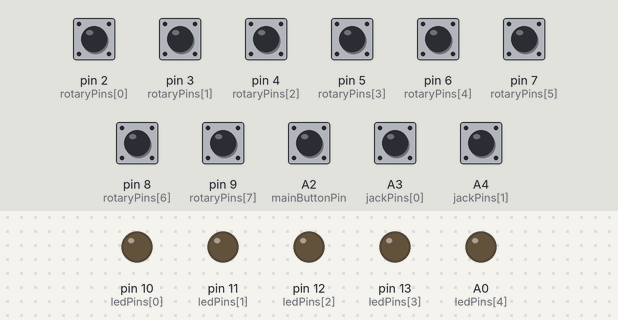
This sketch was run on a simulated Arduino Uno, built with avr-gcc and run on an emulated ATmega328P. Shown: output pins drawn as LEDs (lit = HIGH). Dashed ring = blinking. Inputs (shaded band) come from the test bench; at power-on: A2 (mainButtonPin), A3 (jackPins[0]), A4 (jackPins[1]), pin 2 (rotaryPins[0]), pin 3 (rotaryPins[1]), pin 4 (rotaryPins[2]), pin 5 (rotaryPins[3]), pin 6 (rotaryPins[4]), pin 7 (rotaryPins[5]), pin 8 (rotaryPins[6]), pin 9 (rotaryPins[7]) HIGH. Pins used as bus, display or sensor lines are not drawn.

Above: at 1.2 s.
1.3 s: A2 (mainButtonPin) pulled LOW for 0.15 s
At 3.5 s:
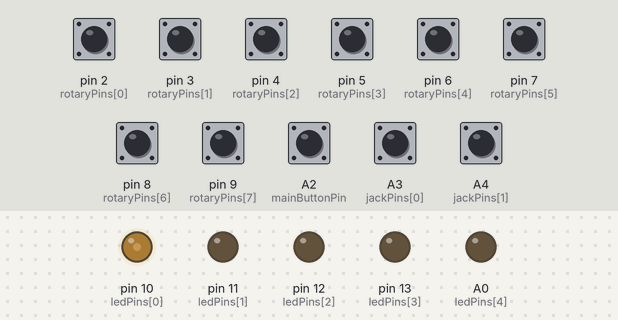
4.3 s: A3 (jackPins[0]) pulled LOW for 0.15 s
At 4.83 s:
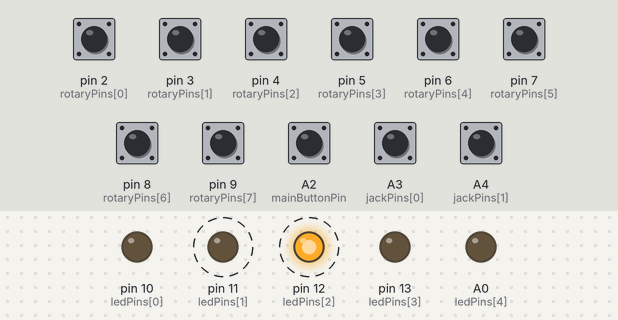
7.3 s: A4 (jackPins[1]) pulled LOW for 1 s
At 20.8 s:
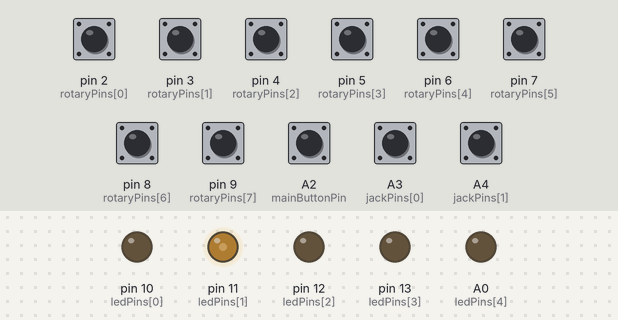
Timing chart, 0 to 21.7 s (numbered marks = the images above; inputs shaded):
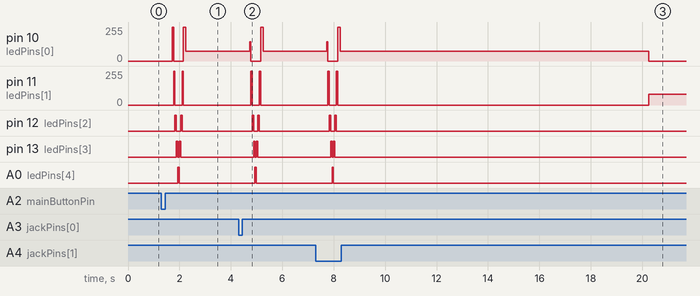

Measured:
- after the input at 1.3 s, pin 10 (ledPins[0]): 0/255 → 255/255 after 0.86 s, → 74/255 0.10 s later; pin 11 (ledPins[1]): alternates 255/255 for 0.06 s and 0/255 for 0.27 s, 4 changes in all, then stays 0/255, starting after 0.47 s
- after the input at 4.3 s, pin 10 (ledPins[0]): 74/255 → 0/255 after 0.43 s, → 255/255 0.43 s later, → 74/255 0.09 s later; pin 11 (ledPins[1]): alternates 255/255 for 0.05 s and 0/255 for 0.28 s, 4 changes in all, then stays 0/255, starting after 0.47 s
- after the input at 7.3 s, pin 12 (ledPins[2]): alternates HIGH for 0.06 s and LOW for 0.16 s, 4 changes in all, then stays LOW, starting after 0.53 s; pin 13 (ledPins[3]): alternates HIGH for 0.05 s and LOW for 0.06 s, 4 changes in all, then stays LOW, starting after 0.58 s; A0 (ledPins[4]): LOW → HIGH after 0.64 s, → LOW 0.06 s later

The sketch:

tabletop_turn_timer.ino
```cpp
/*
  Tabletop Game Timer

  Turn-based countdown timer configured with an 8-position rotary switch,
  remote player jacks, main button, passive piezo sounder (B0D7SC3ZFG),
  and a 5-LED display.
*/

// ==========================================
// PIN DEFINITIONS
// ==========================================
const uint8_t rotaryPins[] = {2, 3, 4, 5, 6, 7, 8, 9};
const uint8_t numRotaryPositions = sizeof(rotaryPins) / sizeof(rotaryPins[0]);

const uint8_t jackPins[] = {A3, A4};
const uint8_t numJacks = sizeof(jackPins) / sizeof(jackPins[0]);

const uint8_t mainButtonPin = A2;
const uint8_t buzzerPin = A1; // Passive Piezo Sounder (B0D7SC3ZFG)

// LED Pins: LED1 = D10 (PWM), LED2 = D11 (PWM), LED3 = D12, LED4 = D13, LED5 = A0
const uint8_t ledPins[] = {10, 11, 12, 13, A0};
const uint8_t numLeds = sizeof(ledPins) / sizeof(ledPins[0]);

// ==========================================
// CONFIGURATION & PRESETS
// ==========================================
// Durations for Positions 1 to 8: 1m, 2m, 3m, 5m, 10m, 15m, 15s, 30s
const uint32_t durationPresetsMs[] = {
  60000UL, 120000UL, 180000UL, 300000UL,
  600000UL, 900000UL, 15000UL, 30000UL
};

// Input debouncing & multi-tap detection
const uint32_t debounceDelayMs = 35;
const uint32_t doubleTapWindowMs = 380;

// Alarm sequence: 3 beeps driven at the piezo's resonant frequency (3.1 kHz)
const uint8_t maxAlarmBeeps = 3;
const uint32_t alarmBeepDurationMs = 200;
const uint16_t alarmResonantFreqHz = 3100;

// Turn-start sweep: 2 runs (LED1 -> LED5 -> LED1, 9 steps over ~0.5s)
const uint8_t startSweepPattern[] = {0, 1, 2, 3, 4, 3, 2, 1, 0};
const uint8_t numSweepSteps = sizeof(startSweepPattern);
const uint32_t sweepStepIntervalMs = 55; // 9 * 55ms = 495ms

// Turn-start tone: Warm ~450 Hz "boooop" (1111 µs half-period) over 120 ms
const uint32_t startToneDurationMs = 120;
const uint32_t toneToggleHalfPeriodUs = 1111;

// Sleep animation (center-out sweep + hardware PWM breathing)
const uint32_t sleepOutwardStepMs = 140;
const uint32_t pulseUpdateIntervalMs = 20;

// ==========================================
// STATE MACHINE & RUNTIME VARIABLES
// ==========================================
enum TimerState {
  STATE_IDLE,
  STATE_RUNNING,
  STATE_ALARM,
  STATE_START_ALERT,
  STATE_SLEEP_SWEEP,
  STATE_SLEEPING
};

TimerState currentState = STATE_IDLE;

// Timing counters
uint32_t totalDurationMs = 60000UL;
uint32_t timeRemainingMs = 60000UL;
uint32_t lastTimerUpdateMs = 0;

// Alarm tracking
uint32_t lastAlarmToggleMs = 0;
uint8_t alarmBeepCount = 0;
bool alarmBeepActive = false;

// Turn-start animation tracking
uint32_t startAlertBeginMs = 0;
uint32_t lastSweepStepMs = 0;
uint32_t lastToneToggleUs = 0;
uint8_t currentSweepIndex = 0;
bool tonePinState = false;

// Sleep sequence tracking
uint32_t lastSleepSweepMs = 0;
uint32_t lastPulseUpdateMs = 0;
uint8_t sleepSweepStep = 0;
int16_t pulseBrightness = 0;
int8_t pulseDirection = 4;

// Button debounce tracking
bool lastRawMainBtn = HIGH;
bool stableMainBtn = HIGH;
uint32_t lastMainDebounceMs = 0;

bool lastRawJack[numJacks] = {HIGH, HIGH};
bool stableJack[numJacks] = {HIGH, HIGH};
uint32_t lastJackDebounceMs[numJacks] = {0, 0};

uint8_t clickCount = 0;
uint32_t lastClickTimeMs = 0;

// ==========================================
// FUNCTION DECLARATIONS
// ==========================================
void handleInputs();
void updateTimer();
void updateStartAlert();
void updateSleepAnimation();
void updateRunningLeds();
void updateAlarm();
void setAllLeds(uint8_t state);
void resetPwmPins();
void silenceBuzzer();
uint32_t readSelectedDuration();
void triggerTurnStart();
void triggerSleepSequence();

// ==========================================
// SETUP & MAIN LOOP
// ==========================================
void setup() {
  for (uint8_t i = 0; i < numRotaryPositions; i++) {
    pinMode(rotaryPins[i], INPUT_PULLUP);
  }

  for (uint8_t i = 0; i < numJacks; i++) {
    pinMode(jackPins[i], INPUT_PULLUP);
  }

  pinMode(mainButtonPin, INPUT_PULLUP);
  pinMode(buzzerPin, OUTPUT);
  silenceBuzzer();

  for (uint8_t i = 0; i < numLeds; i++) {
    pinMode(ledPins[i], OUTPUT);
    digitalWrite(ledPins[i], LOW);
  }

  totalDurationMs = readSelectedDuration();
  timeRemainingMs = totalDurationMs;
}

void loop() {
  handleInputs();
  updateTimer();
  updateStartAlert();
  updateSleepAnimation();
  updateRunningLeds();
  updateAlarm();
}

// ==========================================
// HELPER UTILITIES
// ==========================================
void setAllLeds(uint8_t state) {
  for (uint8_t i = 0; i < numLeds; i++) {
    digitalWrite(ledPins[i], state);
  }
}

void resetPwmPins() {
  analogWrite(ledPins[0], 0);
  analogWrite(ledPins[1], 0);
}

void silenceBuzzer() {
  noTone(buzzerPin);
  digitalWrite(buzzerPin, LOW);
  tonePinState = false;
}

uint32_t readSelectedDuration() {
  for (uint8_t i = 0; i < numRotaryPositions; i++) {
    if (digitalRead(rotaryPins[i]) == LOW) {
      return durationPresetsMs[i];
    }
  }
  return durationPresetsMs[0];
}

// ==========================================
// STATE TRIGGERS
// ==========================================
void triggerTurnStart() {
  startAlertBeginMs = millis();
  lastSweepStepMs = startAlertBeginMs;
  lastToneToggleUs = micros();
  currentSweepIndex = 0;

  resetPwmPins();
  setAllLeds(LOW);
  digitalWrite(ledPins[startSweepPattern[0]], HIGH);

  currentState = STATE_START_ALERT;
}

void triggerSleepSequence() {
  silenceBuzzer();
  resetPwmPins();
  setAllLeds(LOW);

  sleepSweepStep = 0;
  lastSleepSweepMs = millis();
  currentState = STATE_SLEEP_SWEEP;
}

// ==========================================
// INPUT HANDLING & DEBOUNCE
// ==========================================
void handleInputs() {
  const uint32_t now = millis();
  bool pressDetected = false;

  // 1. Debounce Main Pushbutton
  bool rawMain = digitalRead(mainButtonPin);
  if (rawMain != lastRawMainBtn) {
    lastMainDebounceMs = now;
  }
  lastRawMainBtn = rawMain;

  if ((now - lastMainDebounceMs) > debounceDelayMs) {
    if (rawMain != stableMainBtn) {
      stableMainBtn = rawMain;
      if (stableMainBtn == LOW) {
        pressDetected = true;
      }
    }
  }

  // 2. Debounce External Player Jacks
  for (uint8_t i = 0; i < numJacks; i++) {
    bool rawJack = digitalRead(jackPins[i]);
    if (rawJack != lastRawJack[i]) {
      lastJackDebounceMs[i] = now;
    }
    lastRawJack[i] = rawJack;

    if ((now - lastJackDebounceMs[i]) > debounceDelayMs) {
      if (rawJack != stableJack[i]) {
        stableJack[i] = rawJack;
        if (stableJack[i] == LOW) {
          pressDetected = true;
        }
      }
    }
  }

  // 3. Multi-tap Resolution
  if (pressDetected) {
    clickCount++;
    lastClickTimeMs = now;

    if (clickCount >= 2) {
      clickCount = 0;
      triggerSleepSequence();
    }
  }

  if (clickCount == 1 && (now - lastClickTimeMs > doubleTapWindowMs)) {
    clickCount = 0;
    triggerTurnStart();
  }
}

// ==========================================
// ALERT, SLEEP, AND ALARM LOGIC
// ==========================================
void updateStartAlert() {
  if (currentState != STATE_START_ALERT) {
    return;
  }

  const uint32_t nowMs = millis();
  const uint32_t toneElapsedMs = nowMs - startAlertBeginMs;

  // Clean ~450 Hz "boooop" on passive piezo with soft envelope
  if (toneElapsedMs < startToneDurationMs) {
    const uint32_t nowUs = micros();
    if (nowUs - lastToneToggleUs >= toneToggleHalfPeriodUs) {
      lastToneToggleUs = nowUs;
      tonePinState = !tonePinState;

      bool allowPulse = true;
      if (toneElapsedMs < 20) {
        // Soft attack ramp
        allowPulse = (toneElapsedMs % 8 < 4);
      } else if (toneElapsedMs > (startToneDurationMs - 25)) {
        // Soft decay tail
        allowPulse = (toneElapsedMs % 8 < 3);
      }

      digitalWrite(buzzerPin, (tonePinState && allowPulse) ? HIGH : LOW);
    }
  } else {
    silenceBuzzer();
  }

  // 2-run sweep animation (LED1 -> LED5 -> LED1)
  if (nowMs - lastSweepStepMs >= sweepStepIntervalMs) {
    lastSweepStepMs = nowMs;
    currentSweepIndex++;

    if (currentSweepIndex >= numSweepSteps) {
      silenceBuzzer();
      setAllLeds(LOW);

      totalDurationMs = readSelectedDuration();
      timeRemainingMs = totalDurationMs;
      lastTimerUpdateMs = millis();
      currentState = STATE_RUNNING;
      return;
    }

    const uint8_t activeLed = startSweepPattern[currentSweepIndex];
    for (uint8_t i = 0; i < numLeds; i++) {
      digitalWrite(ledPins[i], (i == activeLed) ? HIGH : LOW);
    }
  }
}

void updateSleepAnimation() {
  const uint32_t nowMs = millis();

  // Phase 1: Center-out sweep
  if (currentState == STATE_SLEEP_SWEEP) {
    if (nowMs - lastSleepSweepMs >= sleepOutwardStepMs) {
      lastSleepSweepMs = nowMs;
      sleepSweepStep++;

      setAllLeds(LOW);

      if (sleepSweepStep == 1) {
        digitalWrite(ledPins[2], HIGH); // Center LED3
      } else if (sleepSweepStep == 2) {
        digitalWrite(ledPins[1], HIGH); // LED2 & LED4
        digitalWrite(ledPins[3], HIGH);
      } else if (sleepSweepStep == 3) {
        digitalWrite(ledPins[0], HIGH); // LED1 & LED5
        digitalWrite(ledPins[4], HIGH);
      } else {
        pulseBrightness = 0;
        pulseDirection = 4;
        currentState = STATE_SLEEPING;
      }
    }
    return;
  }

  // Phase 2: Hardware PWM breathing on LED1 (D10) and LED2 (D11) in antiphase
  if (currentState == STATE_SLEEPING) {
    if (nowMs - lastPulseUpdateMs >= pulseUpdateIntervalMs) {
      lastPulseUpdateMs = nowMs;

      pulseBrightness += pulseDirection;
      if (pulseBrightness >= 255) {
        pulseBrightness = 255;
        pulseDirection = -pulseDirection;
      } else if (pulseBrightness <= 0) {
        pulseBrightness = 0;
        pulseDirection = -pulseDirection;
      }

      analogWrite(ledPins[0], pulseBrightness);
      analogWrite(ledPins[1], 255 - pulseBrightness);
    }
  }
}

void updateTimer() {
  if (currentState != STATE_RUNNING) {
    return;
  }

  const uint32_t nowMs = millis();
  const uint32_t elapsedMs = nowMs - lastTimerUpdateMs;
  lastTimerUpdateMs = nowMs;

  if (elapsedMs >= timeRemainingMs) {
    timeRemainingMs = 0;
    currentState = STATE_ALARM;
    alarmBeepCount = 0;
    alarmBeepActive = false;
    lastAlarmToggleMs = nowMs;
  } else {
    timeRemainingMs -= elapsedMs;
  }
}

void updateRunningLeds() {
  if (currentState != STATE_RUNNING) {
    if (currentState == STATE_IDLE || currentState == STATE_ALARM) {
      setAllLeds(LOW);
    }
    return;
  }

  const uint32_t elapsedMs = totalDurationMs - timeRemainingMs;
  const uint32_t stageDurationMs = totalDurationMs / numLeds;
  uint8_t activeStage = elapsedMs / stageDurationMs;

  if (activeStage >= numLeds) {
    activeStage = numLeds - 1;
  }

  setAllLeds(LOW);

  // During the final half of the last segment (last 10%), blink LED5
  const uint32_t finalThresholdMs = totalDurationMs - (stageDurationMs / 2);
  if (elapsedMs >= finalThresholdMs) {
    bool blink = (millis() / 250) % 2 == 0;
    digitalWrite(ledPins[4], blink ? HIGH : LOW);
  } else {
    digitalWrite(ledPins[activeStage], HIGH);
  }
}

void updateAlarm() {
  if (currentState != STATE_ALARM) {
    return;
  }

  if (alarmBeepCount >= maxAlarmBeeps) {
    silenceBuzzer();
    return;
  }

  const uint32_t nowMs = millis();
  if (nowMs - lastAlarmToggleMs >= alarmBeepDurationMs) {
    lastAlarmToggleMs = nowMs;
    alarmBeepActive = !alarmBeepActive;

    if (alarmBeepActive) {
      // Passive piezo sounder driven at resonant peak for maximum volume
      tone(buzzerPin, alarmResonantFreqHz);
    } else {
      noTone(buzzerPin);
      digitalWrite(buzzerPin, LOW);
      alarmBeepCount++;
    }
  }
}
```
